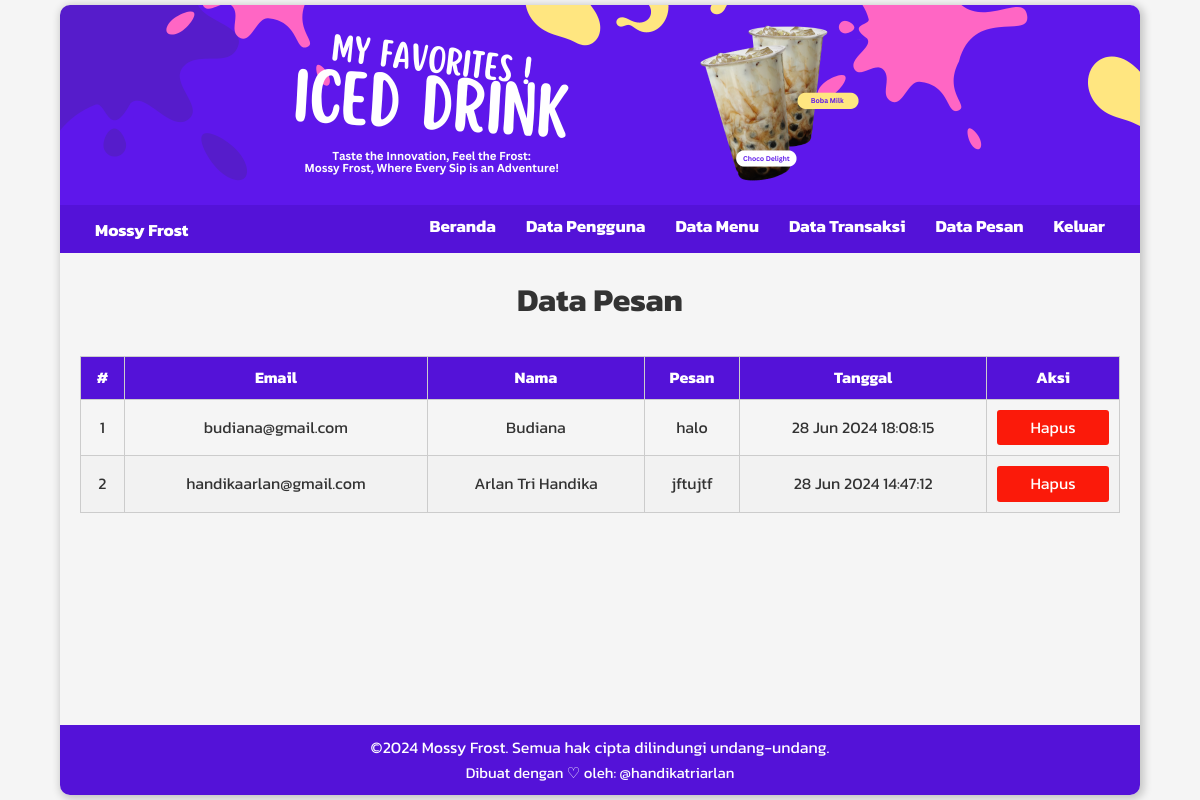
Screenshot of /data-message.php (signed in) with the database file from the repository.
### tables this page shows
CREATE TABLE `messages` (
  `id` int NOT NULL,
  `email` varchar(255) NOT NULL,
  `name` varchar(255) NOT NULL,
  `message` text NOT NULL,
  `created_at` timestamp NULL DEFAULT CURRENT_TIMESTAMP
);

### data-message.php (the view, shortened to what this page needs)
<?php
include "config/connection.php";
$sql = "SELECT id, email, name, message, created_at FROM messages ORDER BY created_at DESC";
$stmt = $conn->prepare($sql);
$stmt->execute();
$messages = $stmt->fetchAll(PDO::FETCH_ASSOC);
?>
<main>
    <h1 class="title">Data Pesan</h1>
    <table class="order-history">
        <thead>
            <tr>
                <th>#</th>
                <th>Email</th>
                <th>Nama</th>
                <th>Pesan</th>
                <th>Tanggal</th>
                <th>Aksi</th>
            </tr>
        </thead>
        <tbody>
            <?php $no = 1;
            foreach ($messages as $message) : ?>
                <tr>
                    <td><?php echo $no++; ?></td>
                    <td><?php echo htmlspecialchars($message['email']); ?></td>
                    <td><?php echo htmlspecialchars($message['name']); ?></td>
                    <td><?php echo htmlspecialchars($message['message']); ?></td>
                    <td><?php echo date('d M Y H:i:s', strtotime($message['created_at'])); ?></td>
                    <td>
                        <a href="data-message.php?delete=<?php echo $message['id']; ?>" class="btn-delete" onclick="return confirm('Apakah Anda yakin ingin menghapus pesan ini?');">Hapus</a>
                    </td>
                </tr>
            <?php endforeach; ?>
        </tbody>
    </table>
</main>
<?php
include "layouts/app.php";
?>

### assets/styles/style.css (style rules this page uses)
* { margin: 0; padding: 0; box-sizing: border-box; }
html, body { height: 100%; font-family: "Kanit", sans-serif; line-height: 1.6; background-color: #f5f5f5; color: #333; }
body { display: flex; flex-direction: column; }
main { padding: 20px; flex: 1; margin-top: 50px; }
.title { text-align: center; margin-bottom: 10px; }
.order-history { width: 100%; margin-top: 30px; border-collapse: collapse; }
.order-history th, .order-history td { border: 1px solid #ccc; padding: 8px; text-align: center; }
.order-history th { background-color: #5412d8; color: #fff; }
.order-history tbody tr:nth-child(even) { background-color: #f2f2f2; }
.btn-edit, .btn-delete, .btn-update { padding: 5px 10px; text-decoration: none; color: white; border-radius: 3px; display: block; margin: 2px; }
.btn-delete { background-color: #fb1a0a; }

### rows the page displays
messages: email "budiana@gmail.com", name "Budiana", message "halo", created_at "28 Jun 2024 18:08:15"
messages: email "handikaarlan@gmail.com", name "Arlan Tri Handika", message "jftujtf", created_at "28 Jun 2024 14:47:12"
